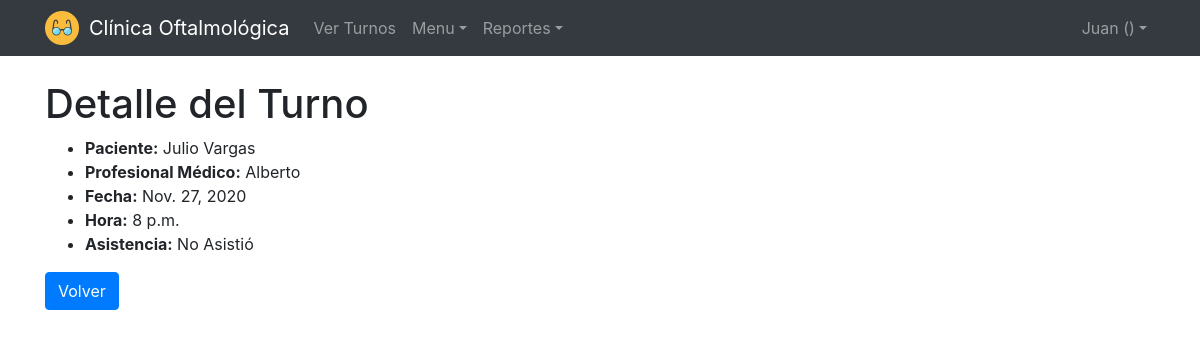
Page /clinica/turnoshow/1 (signed in) on the committed database.
### clinica/models.py (models this page shows, shortened)
class Turno(models.Model):
    user = models.ForeignKey(
        settings.AUTH_USER_MODEL,
        on_delete=models.CASCADE,
    )
    paciente = models.ForeignKey(Paciente, on_delete=models.CASCADE)
    asistencia = models.ForeignKey(Asistencia, on_delete=models.CASCADE)
    fecha = models.DateField()
    hora = models.TimeField()

class Paciente(models.Model):
    user = models.ForeignKey(
        settings.AUTH_USER_MODEL,
        on_delete=models.CASCADE,
    )
    nombre = models.CharField(max_length=64)
    apellido = models.CharField(max_length=64)
    dni = models.IntegerField()
    telefono = models.CharField(max_length=64)
    direccion = models.CharField(max_length=64)
    email = models.CharField(max_length=64)

class Asistencia(models.Model):
    nombre = models.CharField(max_length=64)

### clinica/views.py (the view)
# urls.py: path("turnoshow/<int:turno_id>", views.turnoshow, name="turnoshow"),
def turnoshow(request, turno_id):
    if not request.user.is_authenticated:
        return HttpResponseRedirect(reverse("login"))
    turno = Turno.objects.get(id=turno_id)
    return render(request, "turnos/show.html", {
        "turno": turno
    })

### clinica/templates/turnos/show.html (shortened to what this page needs)
{% extends "layout.html" %}
{% block body %}
    <div class="container">
        <h1>Detalle del Turno</h1>
        <ul>
            <li><strong>Paciente:</strong> {{ turno.paciente.nombre }} {{ turno.paciente.apellido }}</li>
            <li><strong>Profesional Médico:</strong> {{ turno.user.get_username }}</li>
            <li><strong>Fecha:</strong> {{ turno.fecha }}</li>
            <li><strong>Hora:</strong> {{ turno.hora }}</li>
            <li><strong>Asistencia:</strong> {{ turno.asistencia.nombre }}</li>
        </ul>
        <a href="{% url 'turnosindex' %}" class="btn btn-primary">Volver</a>
    </div>
{% endblock %}

### clinica/templates/layout.html (shortened to what this page needs)
<!DOCTYPE html>
<html lang="es">
    <head>
        {% load static %}
        <link rel="stylesheet" type="text/css" href="{% static 'stylesheets/clinica.css' %}">
        <link rel="stylesheet" href="https://stackpath.bootstrapcdn.com/bootstrap/4.5.0/css/bootstrap.min.css">
    </head>
    <body>
        <header style="margin-bottom: 5rem;">
            <nav class="navbar navbar-expand-xl navbar-dark fixed-top bg-dark">
                <div class="container">
                    <div>
                        <img style="width: 34px; height: 34px;" alt="Icono" src="{% static 'images/icon.png' %}"/>
                    </div>
                    <a class="navbar-brand" href="#" style="margin-left:10px">Clínica Oftalmológica</a>
                    <div class="collapse navbar-collapse" id="navbarCollapse">
                        <ul class="navbar-nav mr-auto">
                            {% if request.user.id %}
                                <li class="nav-item">
                                    <a href="{% url 'turnosindex' %}" class="nav-item nav-link">Ver Turnos</a>
                                </li>
                                {% if request.user.id %}
                                    <li class="nav-item dropdown">
                                        <a class="nav-link dropdown-toggle" data-toggle="dropdown" href="#" role="button" aria-haspopup="true" aria-expanded="false">Menu</a>
                                    </li>
                                {% endif %}
                                {% if request.user.id %}
                                    <li class="nav-item dropdown">
                                        <a class="nav-link dropdown-toggle" data-toggle="dropdown" href="#" role="button" aria-haspopup="true" aria-expanded="false">Reportes</a>
                                    </li>
                                {% endif %}
                            {% endif %}
                        </ul>
                        <div class="navbar-nav">
                            {% if request.user.id %}
                                <div class="nav-item dropdown">
                                    <a class="nav-link dropdown-toggle" data-toggle="dropdown" href="#" role="button" aria-haspopup="true" aria-expanded="false">{{ request.user.username }} ({{ request.session.tipousuario }})</a>
                                </div>
                            {% else %}
                                <a href="{% url 'login' %}" class="nav-item nav-link">Ingresar</a>
                            {% endif %}
                        </div>
                    </div>
                </div>
            </nav>
        </header>
        {% block body %}
        {% endblock %}
    </body>
</html>

### rows in the picture
Turno: paciente.nombre "Julio", paciente.apellido "Vargas", user.get_username "Alberto", fecha "Nov. 27, 2020", hora "8 p.m.", asistencia.nombre "No Asistió"

### other values in the picture
{{ request.user.username }} "Juan"
